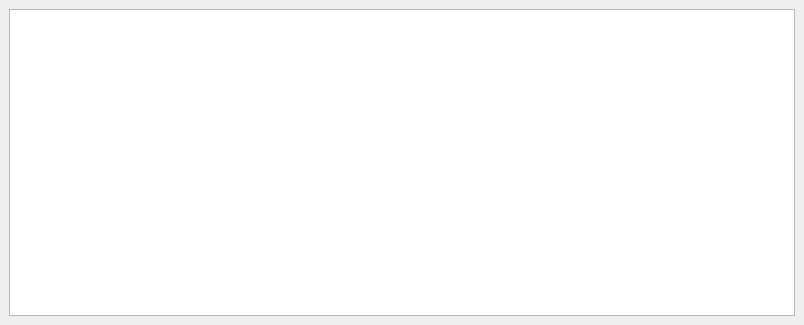
<?xml version="1.0" encoding="UTF-8"?>
<ui version="4.0">
 <class>ConsoleDockWidget</class>
 <widget class="QDockWidget" name="ConsoleDockWidget">
  <property name="geometry">
   <rect>
    <x>0</x>
    <y>0</y>
    <width>804</width>
    <height>325</height>
   </rect>
  </property>
  <property name="features">
   <set>QDockWidget::AllDockWidgetFeatures</set>
  </property>
  <property name="allowedAreas">
   <set>Qt::BottomDockWidgetArea|Qt::TopDockWidgetArea</set>
  </property>
  <property name="windowTitle">
   <string>Console</string>
  </property>
  <widget class="QWidget" name="dockWidgetContents">
   <layout class="QGridLayout" name="gridLayout">
    <item row="0" column="0">
     <widget class="QTextEdit" name="console">
      <property name="html">
       <string>&lt;!DOCTYPE HTML PUBLIC &quot;-//W3C//DTD HTML 4.0//EN&quot; &quot;http://www.w3.org/TR/REC-html40/strict.dtd&quot;&gt;
&lt;html&gt;&lt;head&gt;&lt;meta name=&quot;qrichtext&quot; content=&quot;1&quot; /&gt;&lt;style type=&quot;text/css&quot;&gt;
p, li { white-space: pre-wrap; }
&lt;/style&gt;&lt;/head&gt;&lt;body style=&quot; font-family:'MS Shell Dlg 2'; font-size:8.25pt; font-weight:400; font-style:normal;&quot;&gt;
&lt;p style=&quot;-qt-paragraph-type:empty; margin-top:0px; margin-bottom:0px; margin-left:0px; margin-right:0px; -qt-block-indent:0; text-indent:0px; font-size:8pt;&quot;&gt;&lt;br /&gt;&lt;/p&gt;&lt;/body&gt;&lt;/html&gt;</string>
      </property>
     </widget>
    </item>
   </layout>
  </widget>
 </widget>
 <resources/>
 <connections/>
</ui>
